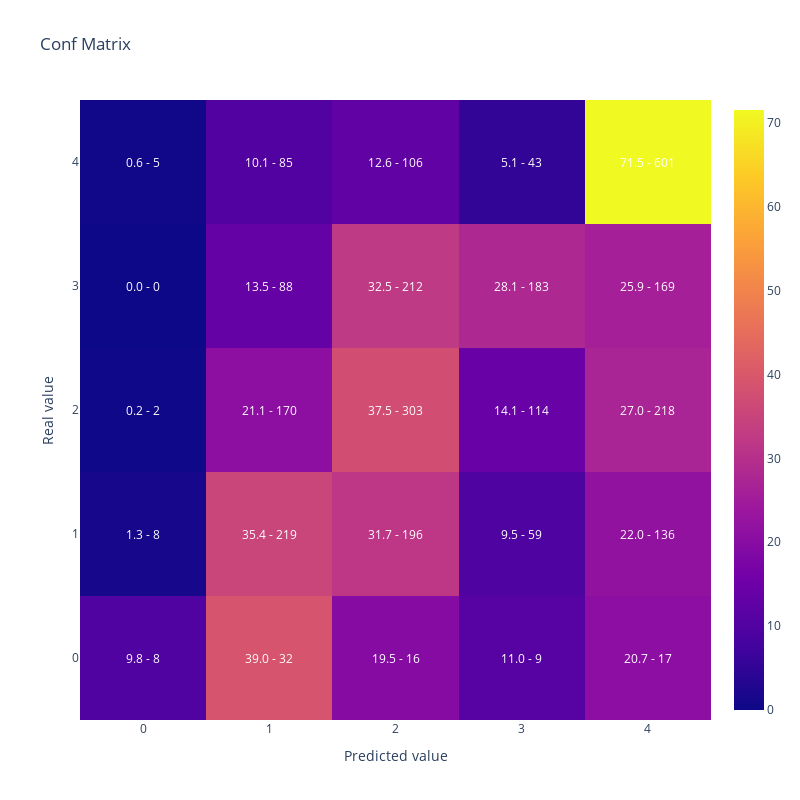

The code cell stored with this chart in its notebook:
### Code cell
#MAtriz de confusion y Kappa dfe OVA
y_pred = lgb_model.predict(X_test).argmax(axis=1)

display(plot_confusion_matrix(y_test,y_pred))

{'kappa':cohen_kappa_score(y_test,
                y_pred,
                weights = 'quadratic'),
 'accuracy':accuracy_score(y_test,y_pred),
 'balanced_accuracy':balanced_accuracy_score(y_test,y_pred)}

### Figure 1 — Plotly figure (JSON) as saved in the notebook; plotly's stock layout.template omitted (floating-point values rounded to 4 significant figures)
{"data": [{"type": "heatmap", "x": [0, 1, 2, 3, 4], "y": [0, 1, 2, 3, 4], "z": [[9.756, 39.02, 19.51, 10.98, 20.73], [1.294, 35.44, 31.72, 9.547, 22.01], [0.2478, 21.07, 37.55, 14.13, 27.01], [0, 13.5, 32.52, 28.07, 25.92], [0.5952, 10.12, 12.62, 5.119, 71.55]]}], "layout": {"annotations": [{"font": {"color": "white"}, "showarrow": false, "text": "9.8 - 8", "x": 0, "xref": "x", "y": 0, "yref": "y"}, {"font": {"color": "white"}, "showarrow": false, "text": "39.0 - 32", "x": 1, "xref": "x", "y": 0, "yref": "y"}, {"font": {"color": "white"}, "showarrow": false, "text": "19.5 - 16", "x": 2, "xref": "x", "y": 0, "yref": "y"}, {"font": {"color": "white"}, "showarrow": false, "text": "11.0 - 9", "x": 3, "xref": "x", "y": 0, "yref": "y"}, {"font": {"color": "white"}, "showarrow": false, "text": "20.7 - 17", "x": 4, "xref": "x", "y": 0, "yref": "y"}, {"font": {"color": "white"}, "showarrow": false, "text": "1.3 - 8", "x": 0, "xref": "x", "y": 1, "yref": "y"}, {"font": {"color": "white"}, "showarrow": false, "text": "35.4 - 219", "x": 1, "xref": "x", "y": 1, "yref": "y"}, {"font": {"color": "white"}, "showarrow": false, "text": "31.7 - 196", "x": 2, "xref": "x", "y": 1, "yref": "y"}, {"font": {"color": "white"}, "showarrow": false, "text": "9.5 - 59", "x": 3, "xref": "x", "y": 1, "yref": "y"}, {"font": {"color": "white"}, "showarrow": false, "text": "22.0 - 136", "x": 4, "xref": "x", "y": 1, "yref": "y"}, {"font": {"color": "white"}, "showarrow": false, "text": "0.2 - 2", "x": 0, "xref": "x", "y": 2, "yref": "y"}, {"font": {"color": "white"}, "showarrow": false, "text": "21.1 - 170", "x": 1, "xref": "x", "y": 2, "yref": "y"}, {"font": {"color": "white"}, "showarrow": false, "text": "37.5 - 303", "x": 2, "xref": "x", "y": 2, "yref": "y"}, {"font": {"color": "white"}, "showarrow": false, "text": "14.1 - 114", "x": 3, "xref": "x", "y": 2, "yref": "y"}, {"font": {"color": "white"}, "showarrow": false, "text": "27.0 - 218", "x": 4, "xref": "x", "y": 2, "yref": "y"}, {"font": {"color": "white"}, "showarrow": false, "text": "0.0 - 0", "x": 0, "xref": "x", "y": 3, "yref": "y"}, {"font": {"color": "white"}, "showarrow": false, "text": "13.5 - 88", "x": 1, "xref": "x", "y": 3, "yref": "y"}, {"font": {"color": "white"}, "showarrow": false, "text": "32.5 - 212", "x": 2, "xref": "x", "y": 3, "yref": "y"}, {"font": {"color": "white"}, "showarrow": false, "text": "28.1 - 183", "x": 3, "xref": "x", "y": 3, "yref": "y"}, {"font": {"color": "white"}, "showarrow": false, "text": "25.9 - 169", "x": 4, "xref": "x", "y": 3, "yref": "y"}, {"font": {"color": "white"}, "showarrow": false, "text": "0.6 - 5", "x": 0, "xref": "x", "y": 4, "yref": "y"}, {"font": {"color": "white"}, "showarrow": false, "text": "10.1 - 85", "x": 1, "xref": "x", "y": 4, "yref": "y"}, {"font": {"color": "white"}, "showarrow": false, "text": "12.6 - 106", "x": 2, "xref": "x", "y": 4, "yref": "y"}, {"font": {"color": "white"}, "showarrow": false, "text": "5.1 - 43", "x": 3, "xref": "x", "y": 4, "yref": "y"}, {"font": {"color": "white"}, "showarrow": false, "text": "71.5 - 601", "x": 4, "xref": "x", "y": 4, "yref": "y"}], "height": 800, "title": {"text": "Conf Matrix"}, "width": 800, "xaxis": {"title": {"text": "Predicted value"}}, "yaxis": {"title": {"text": "Real value"}}}}
